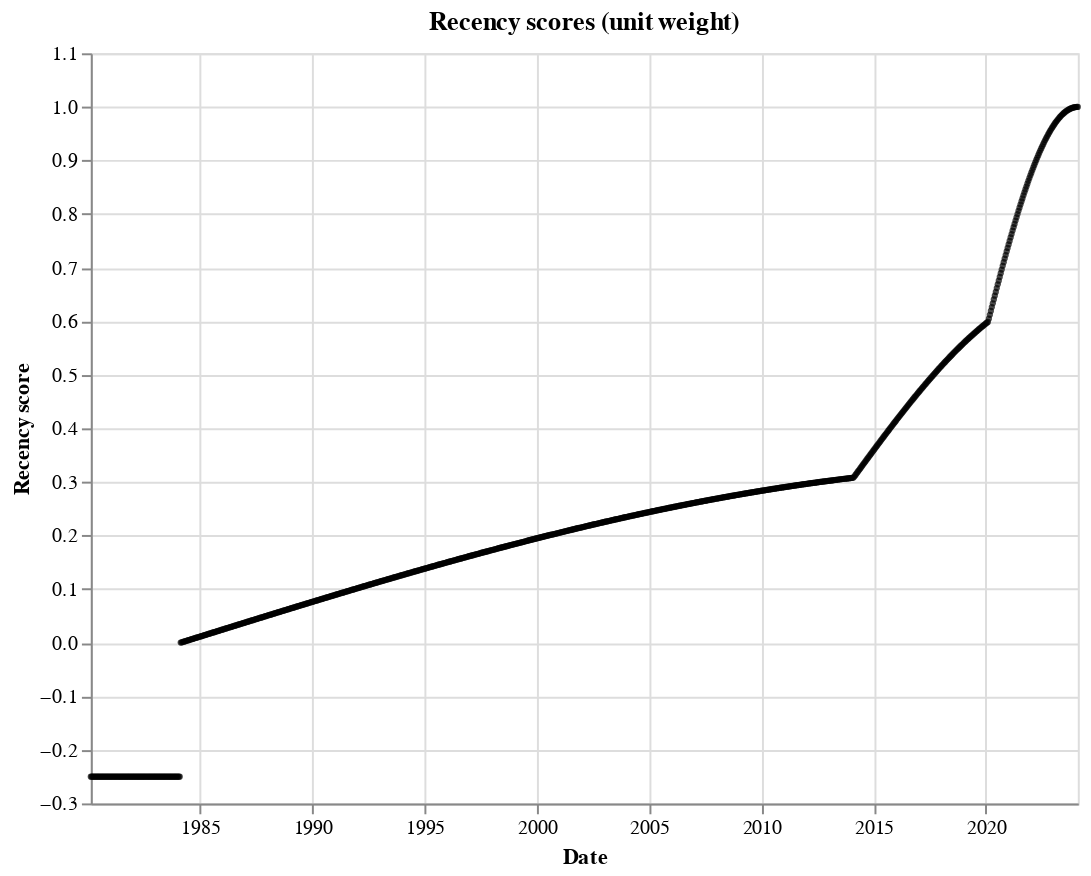

Here is the notebook cell this chart was saved with:
### Markdown cell above
Recency can seem quite complex at first, let's see how the score looks like for the relevant time periods

### Code cell
recency_plotter = RecencyPlotter(recency_space)
chart = recency_plotter.plot_recency_curve()
chart

### Figure 1 — Vega-Lite specification as saved in the notebook (floating-point values rounded to 4 significant figures; data arrays with more than 128 entries replaced by an {"elided": "..."} marker saying what was removed)
{"$schema": "https://vega.github.io/schema/vega-lite/v5.16.3.json", "config": {"view": {"continuousHeight": 300, "continuousWidth": 300}}, "data": {"name": "data-595eba992eebef1dfcc516d7b64715c2"}, "datasets": {"data-595eba992eebef1dfcc516d7b64715c2": {"elided": "1000 records"}}, "encoding": {"tooltip": [{"field": "date", "type": "temporal"}], "x": {"field": "date", "title": "Date", "type": "temporal"}, "y": {"field": "score", "title": "Recency score", "type": "quantitative"}}, "height": 380, "mark": {"color": "black", "filled": true, "size": 10, "type": "point"}, "title": "Recency scores (unit weight)", "width": 500}
